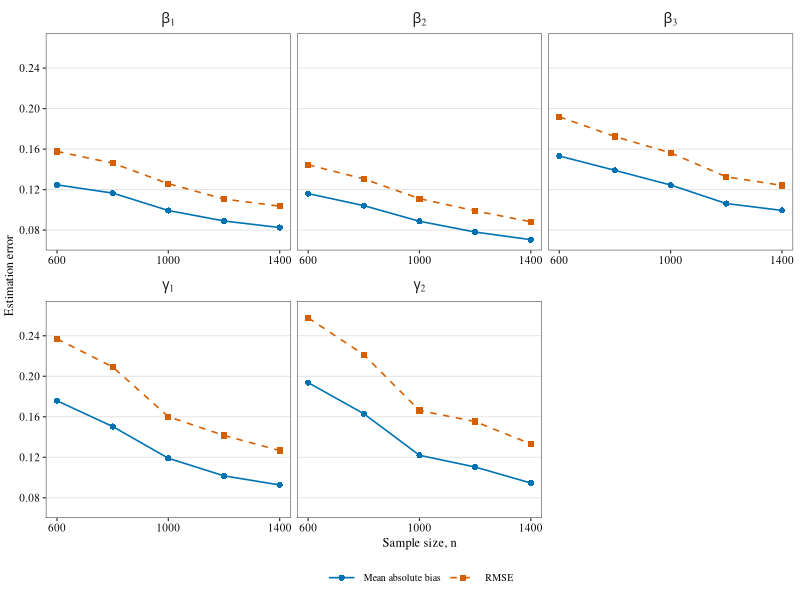
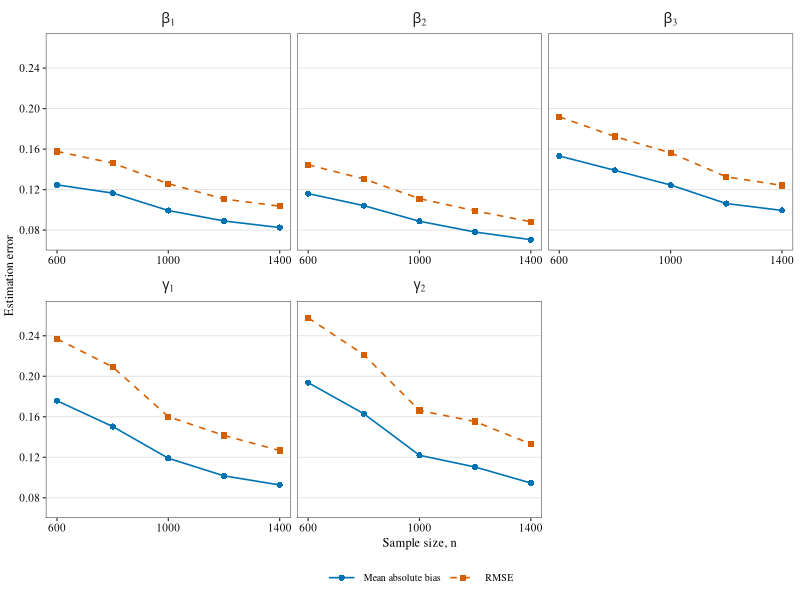

Source code (R) for these figures, in order:
#!/usr/bin/env Rscript

# Plot mean absolute bias and RMSE for the fixed-parameter simulation.

suppressPackageStartupMessages(library(ggplot2))

sample_sizes <- c(600, 800, 1000, 1200, 1400)

# Values transcribed from cov_probs_and_biases.tex and Table appFixedParameter.
simulation_error <- data.frame(
  sample_size = rep(sample_sizes, times = 10),
  parameter = rep(
    rep(c("beta[1]", "beta[2]", "beta[3]", "gamma[1]", "gamma[2]"), each = 5),
    times = 2
  ),
  metric = rep(c("Mean absolute bias", "RMSE"), each = 25),
  value = c(
    0.1246964, 0.1165518, 0.09935666, 0.08897241, 0.08252119,
    0.1160485, 0.1041444, 0.08871557, 0.07805910, 0.07054184,
    0.1531722, 0.13899059, 0.12450412, 0.10620848, 0.09941074,
    0.1757917, 0.1503266, 0.1190034, 0.1016028, 0.09259884,
    0.1936907, 0.1629776, 0.1219236, 0.1103291, 0.09452585,
    0.1576896, 0.1461301, 0.1258421, 0.11069432, 0.10368373,
    0.1444895, 0.1305509, 0.1110494, 0.09900556, 0.08826997,
    0.1919513, 0.1723994, 0.1562753, 0.13264493, 0.12415340,
    0.2369967, 0.2091948, 0.1600997, 0.1414929, 0.1265932,
    0.2576818, 0.2212743, 0.1661922, 0.1552442, 0.1331465
  )
)

simulation_error$parameter <- factor(
  simulation_error$parameter,
  levels = c("beta[1]", "beta[2]", "beta[3]", "gamma[1]", "gamma[2]")
)
simulation_error$metric <- factor(
  simulation_error$metric,
  levels = c("Mean absolute bias", "RMSE")
)

figure <- ggplot(
  simulation_error,
  aes(
    x = sample_size,
    y = value,
    colour = metric,
    linetype = metric,
    shape = metric,
    group = metric
  )
) +
  geom_line(linewidth = 0.55) +
  geom_point(size = 1.8, stroke = 0.45) +
  facet_wrap(~parameter, ncol = 3, labeller = label_parsed, axes = "all_x") +
  scale_x_continuous(breaks = c(600, 1000, 1400)) +
  scale_y_continuous(
    limits = c(0.06, 0.27),
    breaks = seq(0.08, 0.24, by = 0.04),
    expand = expansion(mult = c(0, 0.02))
  ) +
  scale_colour_manual(
    values = c("Mean absolute bias" = "#0072B2", "RMSE" = "#D55E00")
  ) +
  scale_linetype_manual(
    values = c("Mean absolute bias" = "solid", "RMSE" = "dashed")
  ) +
  scale_shape_manual(
    values = c("Mean absolute bias" = 16, "RMSE" = 15)
  ) +
  labs(
    x = "Sample size, n",
    y = "Estimation error",
    colour = NULL,
    linetype = NULL,
    shape = NULL
  ) +
  theme_bw(base_family = "serif", base_size = 9) +
  theme(
    panel.grid.major.x = element_blank(),
    panel.grid.minor = element_blank(),
    panel.grid.major.y = element_line(colour = "grey88", linewidth = 0.3),
    panel.border = element_rect(linewidth = 0.35),
    strip.background = element_blank(),
    strip.text = element_text(size = 10),
    axis.title = element_text(size = 9),
    axis.text = element_text(size = 8, colour = "black"),
    legend.position = "bottom",
    legend.box.margin = margin(t = -2),
    legend.key.width = grid::unit(1.6, "lines"),
    plot.margin = margin(4, 5, 3, 3)
  )

script_path <- sub("^--file=", "", grep("^--file=", commandArgs(FALSE), value = TRUE))
project_root <- normalizePath(file.path(dirname(script_path), ".."))
output_dir <- file.path(project_root, "results", "fixed-parameter-simulation")
dir.create(output_dir, recursive = TRUE, showWarnings = FALSE)

pdf_path <- file.path(output_dir, "simulation_bias_rmse.pdf")
png_path <- file.path(output_dir, "simulation_bias_rmse.png")

ggsave(pdf_path, figure, width = 7.2, height = 4.8, units = "in", device = "pdf")
ggsave(png_path, figure, width = 7.2, height = 4.8, units = "in", dpi = 300)

writeLines(c(pdf_path, png_path))
